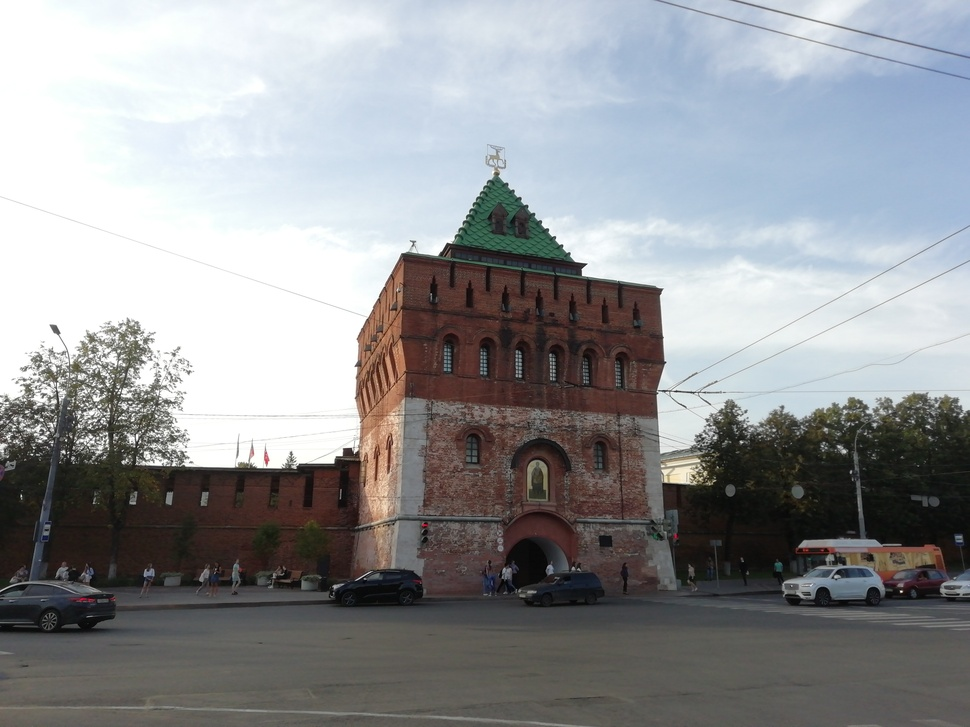
#> input picture Task 2/example.jpg, 970 x 727 px, shrunk from 4160 x 3120 before the run, given in place of lena.jpg, which was not available
$ python 'lecture_sample (1).py'
#> lines starting #> are read from the running program, lines starting #| are printed output that depends on the picture; after the words box and inside, x2 and y2 are one past the last pixel; in counts of white or black regions, pixels touching at a corner belong together; pictures that were not available may be replaced by others from this repository, and a replacement may not be noted
import cv2
import numpy as np

#1 : reading and pixel access
img = cv2.imread('lena.jpg', 0)
#> img: shape (727, 970); min 0, max 255, mean 147.5

w,h = img.shape
#> w = 727; h = 970
print(w,h)
#| 727 970
print(img[100,100])
#| 249
img[100,100] = 255
#> img: shape (727, 970); min 0, max 255, mean 147.5

cv2.line(img, (0,0), (100,100), (255,255,255), 1)
#> img: shape (727, 970); min 0, max 255, mean 147.5
cv2.putText(img, 'Lena', (100,100), 1, 1, (255,255,255))
#> img: shape (727, 970); min 0, max 255, mean 147.5
cv2.imwrite("lena2.jpg", img)

cv2.namedWindow('sample')
cv2.imshow("sample", img)
cv2.waitKey(0)
cv2.destroyAllWindows()

#2 : simple operations
img = cv2.imread('lena.jpg')
#> img is the input picture: shape (727, 970, 3); mean B, G, R 150.4, 147.7, 145.8

cv2.imshow("input", img)
img2 = cv2.cvtColor(img, cv2.COLOR_BGR2HSV)
#> img2: shape (727, 970, 3); mean H, S, V 58.8, 34.7, 156.3
img2[200:300,:,1] = img2[200:300,:,1] * 1.15
#> img2: shape (727, 970, 3); mean H, S, V 58.8, 35.2, 156.3
#img2[:,:,1] = img2[:,:,1] * 1.15
img2 = cv2.cvtColor(img2, cv2.COLOR_HSV2BGR)
cv2.imshow("Saturation", img2)

img2 = cv2.cvtColor(img2, cv2.COLOR_BGR2GRAY)
#> img2: shape (727, 970)

img2 = cv2.equalizeHist(img2)
ret, img2 = cv2.threshold(img2,0,255,cv2.THRESH_BINARY+cv2.THRESH_OTSU)
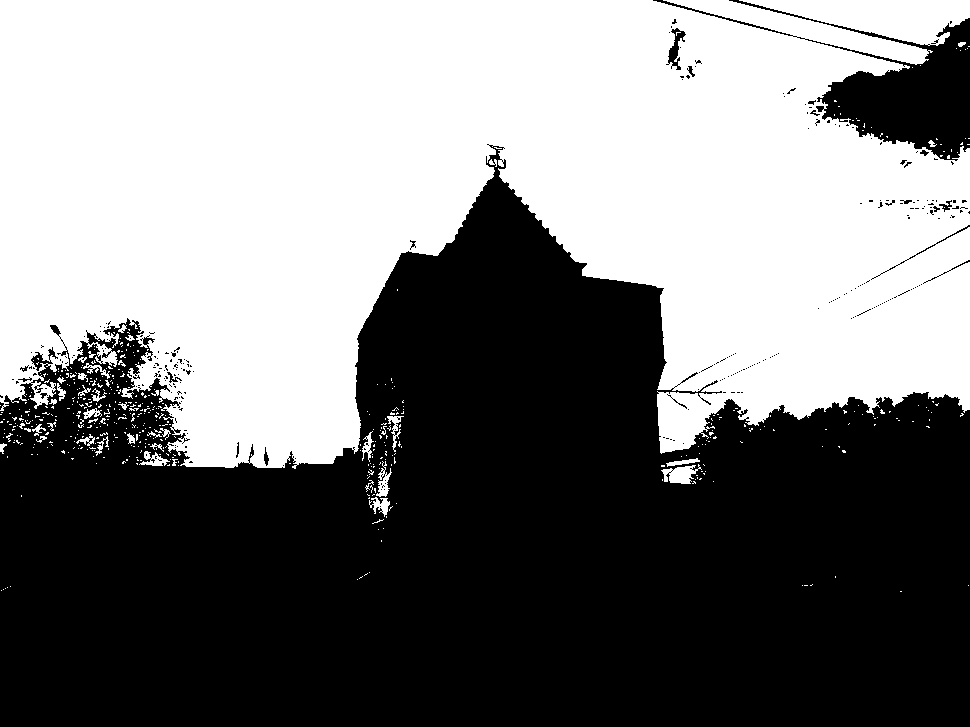
#> img2: shape (727, 970); 48.5% white; 520 white regions (478 under 20 px), largest, box (x1, y1, x2, y2) and area: (0, 0, 970, 469) 331600, (739, 0, 970, 46) 5843, (661, 464, 702, 484) 454
#> ret = 131
kernel = np.ones((5,5), np.uint8)
img2 = cv2.erode(img2, kernel)
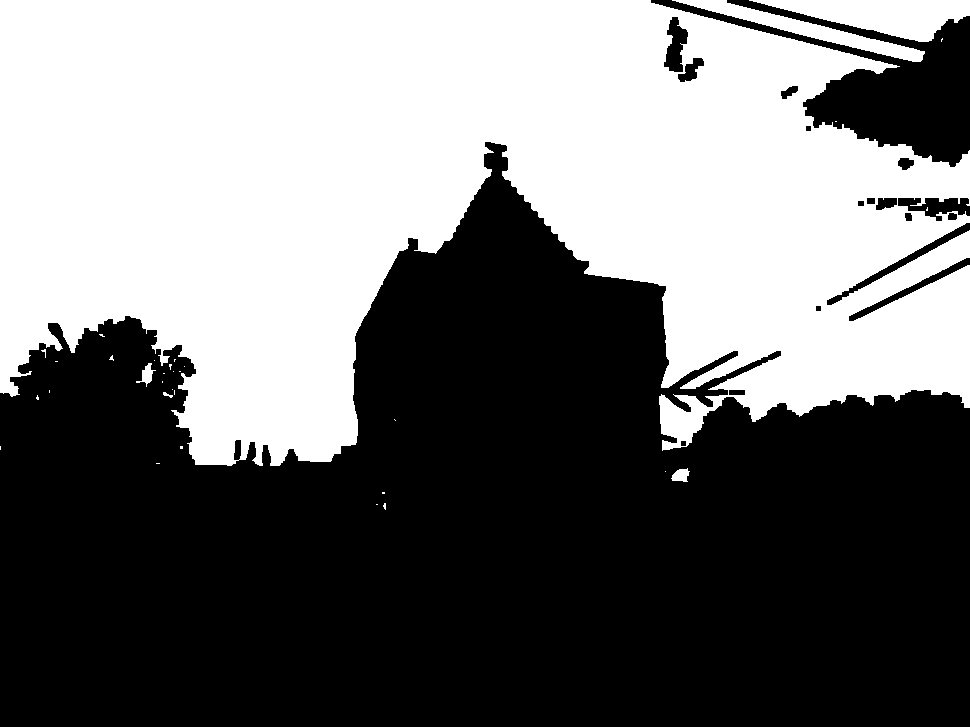
#> img2: shape (727, 970); 45.3% white; 33 white regions (27 under 20 px)

cv2.imshow("contrast binarization erode", img2)
cv2.waitKey(0)

#3 : contour processing
contours, hierarchy = cv2.findContours(img2, cv2.RETR_TREE, cv2.CHAIN_APPROX_SIMPLE)
#> contours = 47 contours, 28 with area under 20; largest, box (x1, y1, x2, y2) and area: (0, 0, 970, 466) 309736, (749, 0, 970, 42) 4863, (672, 0, 925, 62) 2851, (663, 16, 689, 73) 862, (677, 57, 705, 83) 356
areas = [cv2.contourArea(c) for c in contours]
#> areas = 47 values, max 309735.5 at index 32, min 0 at index 0, mean 6811.6
max_index = np.argmax(areas)
#> max_index = 32
cv2.drawContours(img, contours, max_index, (0, 0, 255), 5)
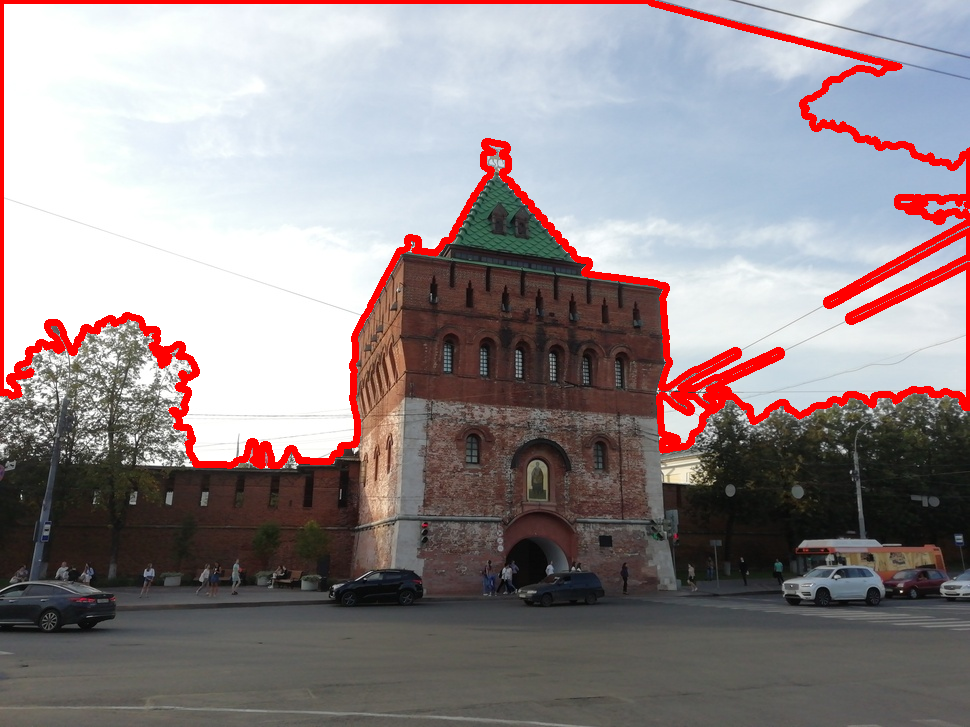
#> img: shape (727, 970, 3); 4.59% of pixels changed, all inside (x1, y1, x2, y2) = (0, 0, 970, 469)

cv2.imshow("Contour", img)
cv2.waitKey(0)
cv2.destroyAllWindows()


# [8 lines of commented-out code are left out]
img = cv2.imread('lena.jpg',0)
f1 = np.fft.fft2(img)
f2 = np.fft.fftshift(f1)

mask = np.zeros(f1.shape, np.uint8)
mask = np.array(mask,  dtype = np.uint8)

k = 0.05
cv2.circle(mask, ((int)(w/2), (int)(h/2)), (int)(w*k), (255,255,255), -1)
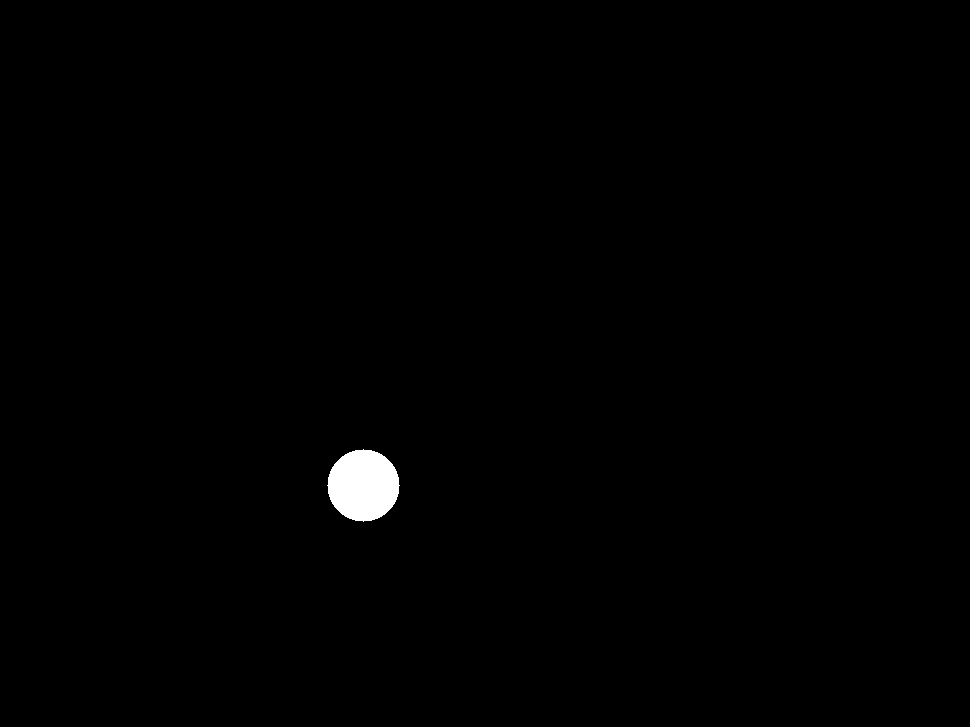
#> mask: shape (727, 970); 0.57% white; 1 white region, box (x1, y1, x2, y2) and area: (327, 449, 400, 522) 4053
cv2.imshow('mask', mask)

f2[mask!=0]=0

spectrum = np.log(np.abs(0.1+f2))
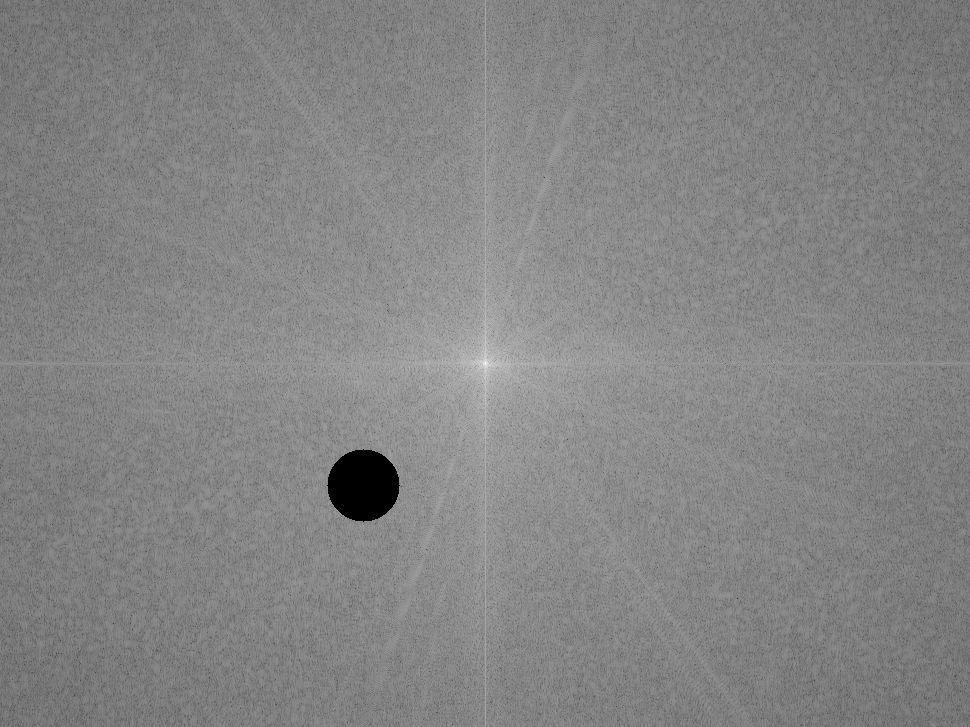
#> spectrum: shape (727, 970) float64; min -2.3, max 18.46, mean 8.49; drawn with min black and max white

dst = np.array(spectrum,  dtype = np.float32)
img_dst = cv2.normalize(dst,None,0,1,cv2.NORM_MINMAX)
cv2.imshow('spectrum', img_dst)

conv_img = np.fft.ifft2(np.fft.ifftshift(f2)).real

#conv_img = np.fft.ifft2(f1)
img_dst = np.array(conv_img, dtype = np.uint8)

cv2.imshow('result', img_dst)
cv2.waitKey(0)

cv2.destroyAllWindows()


#6 : face detection
img = cv2.imread('lena.jpg',0)

face_cascade = cv2.CascadeClassifier('haarcascade_frontalface_alt2.xml')
faces = face_cascade.detectMultiScale(img, 1.1, 4)
#> faces = ()
# Draw rectangle around the faces
for (x, y, w, h) in faces:
    cv2.rectangle(img, (x, y), (x+w, y+h), (0, 0, 0), 2)
#> this loop made 0 passes
# Display the output
cv2.imshow('img', img)
cv2.waitKey(0)
cv2.destroyAllWindows()


#video processing, optical flow

cap = cv2.VideoCapture(0) #"video.avi"
ret, prev_img = cap.read()
prev_img = cv2.cvtColor(prev_img, cv2.COLOR_BGR2GRAY)
while True:
  ret, img = cap.read()
  img = cv2.cvtColor(img, cv2.COLOR_BGR2GRAY)
  cv2.imshow("video", img)
  #OF
  points = cv2.goodFeaturesToTrack( img, 1000, 0.01, 10)
#> points = 831 rows, first 8: [901, 591], [569, 253], [35, 416], [562, 245], [665, 362], [354, 452], [46, 438], [64, 453]
  points2, st, err = cv2.calcOpticalFlowPyrLK(  img, prev_img, points, None, winSize=(20, 20) )
#> points2 has the same summary as points; st = 831 values from 1 to 1; err = 831 values from 0 to 0

  points = np.int0(points)
  points2 = np.int0(points2)

  prev_img = img
  for i, p in enumerate(points):
     x1,y1 = p.ravel()
     x2,y2 = points2[i].ravel()
     cv2.circle(img, (x1,y1), 2, 255)
     cv2.line(img, (x1,y1), (x2,y2), 255, 1)
#> this loop made 831 passes
#> (x1, y1, x2, y2) on passes 1 to 3: (901, 591, 901, 591), (569, 253, 569, 253), (35, 416, 35, 416)
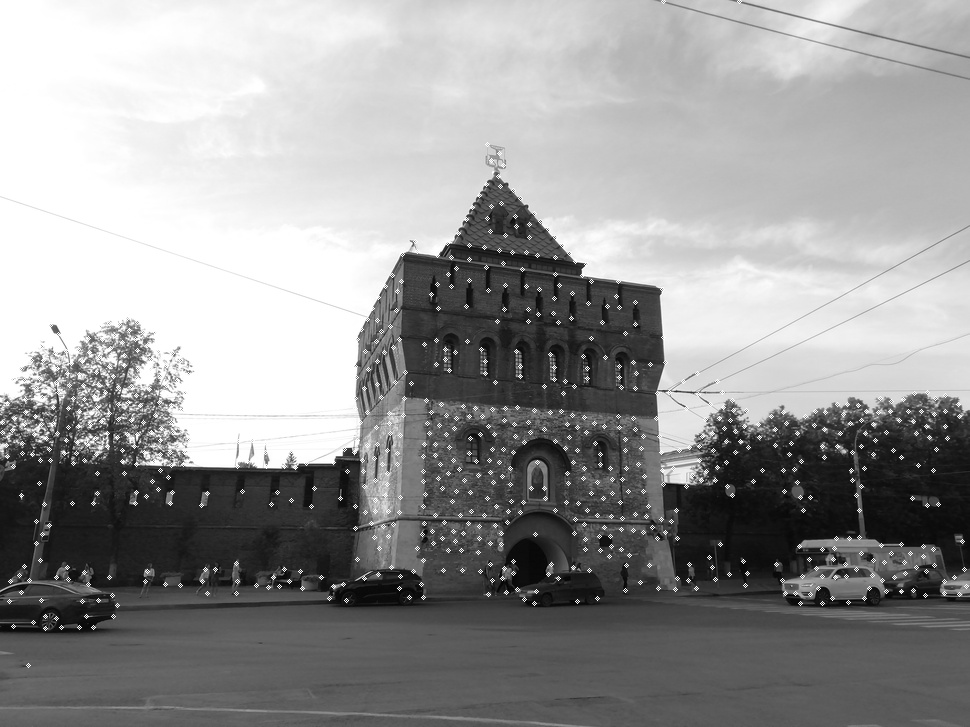
#> img: shape (727, 970); min 0, max 255, mean 149.1

  cv2.imshow("video result", img)

  if cv2.waitKey(10) == 32:
#> (key Esc is pressed here)
      break
